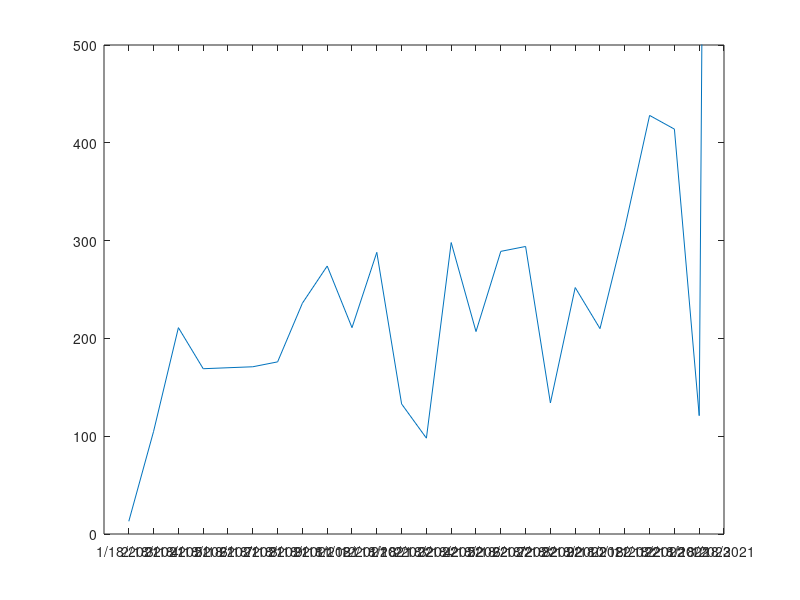

This chart was generated by the following MATLAB code:
x = 1:25;
data = [13
105
211
169
170
171
176
236
274
211
288
133
98
298
207
289
294
134
252
210
313
428
414
121
3683
];

plot(x,data)
xticks(1:25)
yticks(0:100:500)
ylim([0 500])
set(gca,'xticklabel', {'1/18/2021','2/18/2021','3/18/2021','4/18/2021','5/18/2021','6/18/2021','7/18/2021','8/18/2021','9/18/2021','11/18/2021','12/18/2021','1/18/2022','2/18/2022','3/18/2022','4/18/2022','5/18/2022','6/18/2022','7/18/2022','8/18/2022','9/18/2022','10/18/2022','11/18/2022','12/18/2022','1/18/2023'})